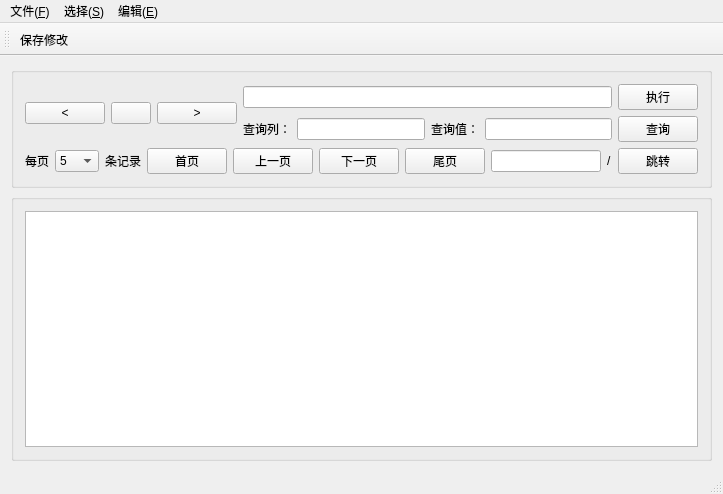
<?xml version="1.0" encoding="UTF-8"?>
<ui version="4.0">
 <class>UI_MainWindow</class>
 <widget class="QMainWindow" name="UI_MainWindow">
  <property name="geometry">
   <rect>
    <x>0</x>
    <y>0</y>
    <width>723</width>
    <height>494</height>
   </rect>
  </property>
  <property name="windowTitle">
   <string>SK数据库向导</string>
  </property>
  <widget class="QWidget" name="CENTRALWIDGET">
   <layout class="QGridLayout" name="gridLayout_3">
    <item row="1" column="1">
     <widget class="QGroupBox" name="GROUPBOX_1">
      <property name="title">
       <string/>
      </property>
      <layout class="QGridLayout" name="gridLayout_2">
       <item row="0" column="0" rowspan="2" colspan="2">
        <layout class="QHBoxLayout" name="horizontalLayout_3">
         <item>
          <widget class="QPushButton" name="BUTTON_TURN_TO_LEFT_TABLE">
           <property name="text">
            <string>&lt;</string>
           </property>
          </widget>
         </item>
         <item>
          <widget class="QPushButton" name="BUTTON_CURRENT_TABLE_NAME">
           <property name="text">
            <string/>
           </property>
          </widget>
         </item>
         <item>
          <widget class="QPushButton" name="BUTTON_TURN_TO_RIGHT_TABLE">
           <property name="text">
            <string>&gt;</string>
           </property>
          </widget>
         </item>
        </layout>
       </item>
       <item row="0" column="2">
        <widget class="QLineEdit" name="LINEEDIT_SQLEXCUTE"/>
       </item>
       <item row="0" column="3">
        <widget class="QPushButton" name="BUTTON_EXEC_SQL">
         <property name="text">
          <string>执行</string>
         </property>
        </widget>
       </item>
       <item row="1" column="2" colspan="2">
        <layout class="QHBoxLayout" name="horizontalLayout_5">
         <item>
          <widget class="QLabel" name="LABEL_QUERY_COLUMN">
           <property name="text">
            <string>查询列：</string>
           </property>
          </widget>
         </item>
         <item>
          <widget class="QLineEdit" name="LINEEDIT_QUERY_COLUMN"/>
         </item>
         <item>
          <widget class="QLabel" name="LABEL_QUERY_VALUE">
           <property name="text">
            <string>查询值：</string>
           </property>
          </widget>
         </item>
         <item>
          <widget class="QLineEdit" name="LINEEDIT_QUERY_VALUE"/>
         </item>
         <item>
          <widget class="QPushButton" name="BUTTON_QUERY">
           <property name="text">
            <string>查询</string>
           </property>
          </widget>
         </item>
        </layout>
       </item>
       <item row="2" column="0">
        <layout class="QHBoxLayout" name="horizontalLayout">
         <item>
          <widget class="QLabel" name="LABEL_EREVY_PAGE">
           <property name="text">
            <string>每页</string>
           </property>
          </widget>
         </item>
         <item>
          <widget class="QComboBox" name="COMBOBOX_PAGE_SIZE">
           <item>
            <property name="text">
             <string>5</string>
            </property>
           </item>
           <item>
            <property name="text">
             <string>10</string>
            </property>
           </item>
           <item>
            <property name="text">
             <string>20</string>
            </property>
           </item>
           <item>
            <property name="text">
             <string>50</string>
            </property>
           </item>
          </widget>
         </item>
         <item>
          <widget class="QLabel" name="LABEL_PAGE_SIZE">
           <property name="text">
            <string>条记录</string>
           </property>
          </widget>
         </item>
        </layout>
       </item>
       <item row="2" column="1" colspan="3">
        <layout class="QHBoxLayout" name="horizontalLayout_2">
         <item>
          <widget class="QPushButton" name="BUTTON_FIRST_PAGE">
           <property name="text">
            <string>首页</string>
           </property>
          </widget>
         </item>
         <item>
          <widget class="QPushButton" name="BUTTON_PREVIOUS_PAGE">
           <property name="text">
            <string>上一页</string>
           </property>
          </widget>
         </item>
         <item>
          <widget class="QPushButton" name="BUTTON_NEXT_PAGE">
           <property name="text">
            <string>下一页</string>
           </property>
          </widget>
         </item>
         <item>
          <widget class="QPushButton" name="BUTTON_LAST_PAGE">
           <property name="text">
            <string>尾页</string>
           </property>
          </widget>
         </item>
         <item>
          <widget class="QLineEdit" name="LINEEDIT_TURN_PAGE"/>
         </item>
         <item>
          <widget class="QLabel" name="LABEL_TURN_PAGE">
           <property name="text">
            <string>/</string>
           </property>
          </widget>
         </item>
         <item>
          <widget class="QPushButton" name="BUTTON_TURN_PAGE">
           <property name="text">
            <string>跳转</string>
           </property>
          </widget>
         </item>
        </layout>
       </item>
      </layout>
     </widget>
    </item>
    <item row="0" column="0">
     <layout class="QHBoxLayout" name="horizontalLayout_4"/>
    </item>
    <item row="2" column="1">
     <widget class="QGroupBox" name="GROUPBOX_2">
      <property name="title">
       <string/>
      </property>
      <layout class="QGridLayout" name="gridLayout">
       <item row="0" column="0">
        <widget class="QTableView" name="TABLEVIEW">
         <property name="styleSheet">
          <string notr="true">QTableView::item:selected
{
    color:black;
    background-color:white;
}</string>
         </property>
        </widget>
       </item>
      </layout>
     </widget>
    </item>
   </layout>
  </widget>
  <widget class="QMenuBar" name="MENUBAR">
   <property name="geometry">
    <rect>
     <x>0</x>
     <y>0</y>
     <width>723</width>
     <height>23</height>
    </rect>
   </property>
   <widget class="QMenu" name="MENU_F">
    <property name="title">
     <string>文件(&amp;F)</string>
    </property>
    <addaction name="ACTION_EXPORT"/>
    <addaction name="ACTION_IMPORT"/>
    <addaction name="separator"/>
    <addaction name="ACTION_PRINT"/>
   </widget>
   <widget class="QMenu" name="MENU_S">
    <property name="title">
     <string>选择(&amp;S)</string>
    </property>
    <addaction name="ACTION_SELECT_TABLE"/>
   </widget>
   <widget class="QMenu" name="MENU_E">
    <property name="title">
     <string>编辑(&amp;E)</string>
    </property>
    <addaction name="ACTION_ADD"/>
    <addaction name="ACTION_DELETE"/>
    <addaction name="separator"/>
    <addaction name="ACTION_SAVE"/>
    <addaction name="ACTION_ABORT"/>
    <addaction name="separator"/>
    <addaction name="ACTION_REFRESH"/>
    <addaction name="separator"/>
    <addaction name="ACTION_DELETEALL"/>
   </widget>
   <addaction name="MENU_F"/>
   <addaction name="MENU_S"/>
   <addaction name="MENU_E"/>
  </widget>
  <widget class="QToolBar" name="MAINTOOLBAR">
   <attribute name="toolBarArea">
    <enum>TopToolBarArea</enum>
   </attribute>
   <attribute name="toolBarBreak">
    <bool>false</bool>
   </attribute>
   <addaction name="ACTION_SAVE_2"/>
  </widget>
  <widget class="QStatusBar" name="STATUSBAR"/>
  <action name="ACTION_SELECT_TABLE">
   <property name="text">
    <string>选择表项</string>
   </property>
  </action>
  <action name="ACTION_EXPORT">
   <property name="text">
    <string>导出</string>
   </property>
   <property name="shortcut">
    <string>Ctrl+Alt+O</string>
   </property>
  </action>
  <action name="ACTION_IMPORT">
   <property name="text">
    <string>导入</string>
   </property>
   <property name="shortcut">
    <string>Ctrl+Alt+I</string>
   </property>
  </action>
  <action name="ACTION_PRINT">
   <property name="text">
    <string>打印</string>
   </property>
   <property name="shortcut">
    <string>Ctrl+P</string>
   </property>
  </action>
  <action name="ACTION_ADD">
   <property name="icon">
    <iconset>
     <normaloff>:/menu_bar/green_pixel_80.gif</normaloff>:/menu_bar/green_pixel_80.gif</iconset>
   </property>
   <property name="text">
    <string>增加</string>
   </property>
   <property name="shortcut">
    <string>Ctrl+Alt+A</string>
   </property>
  </action>
  <action name="ACTION_DELETE">
   <property name="text">
    <string>删除</string>
   </property>
   <property name="shortcut">
    <string>Ctrl+Alt+D</string>
   </property>
  </action>
  <action name="ACTION_SAVE">
   <property name="icon">
    <iconset resource="../RES/RES.qrc">
     <normaloff>:/menu_bar/images/save.png</normaloff>:/menu_bar/images/save.png</iconset>
   </property>
   <property name="text">
    <string>保存修改</string>
   </property>
   <property name="shortcut">
    <string>Ctrl+S</string>
   </property>
  </action>
  <action name="ACTION_ABORT">
   <property name="text">
    <string>撤销修改</string>
   </property>
   <property name="shortcut">
    <string>Ctrl+Z</string>
   </property>
  </action>
  <action name="ACTION_REFRESH">
   <property name="text">
    <string>刷新</string>
   </property>
   <property name="shortcut">
    <string>F5</string>
   </property>
  </action>
  <action name="ACTION_DELETEALL">
   <property name="text">
    <string>清空</string>
   </property>
   <property name="shortcut">
    <string>Ctrl+Alt+X</string>
   </property>
  </action>
  <action name="ACTION_SAVE_2">
   <property name="icon">
    <iconset resource="../RES/RES.qrc">
     <normaloff>:/menu_bar/images/save.png</normaloff>:/menu_bar/images/save.png</iconset>
   </property>
   <property name="text">
    <string>保存修改</string>
   </property>
  </action>
 </widget>
 <layoutdefault spacing="6" margin="11"/>
 <resources>
  <include location="../RES/RES.qrc"/>
 </resources>
 <connections/>
</ui>
